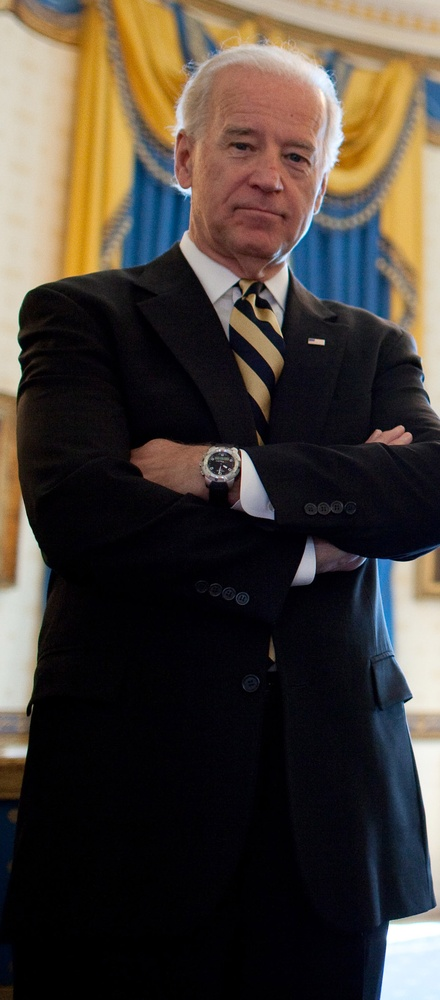
#> input picture OpenCV-Computer-Vision-Examples-with-Python-A-Complete-Guide-for-Dummies-master/Source Code/opencv_operations/biden.jpg, 440 x 1000 px, shrunk from 970 x 2204 before the run
$ python blurring.py --image biden.jpg
#> lines starting #> are read from the running program, lines starting #| are printed output that depends on the picture

import numpy as np
import argparse
import cv2

# fetching the arguments and save in dictionary
ap = argparse.ArgumentParser()
ap.add_argument("-i", "--image", required = True, help = "Enter path to the image")
args = vars(ap.parse_args())

# loading and converting the image into numpy array
image = cv2.imread(args["image"])
#> image is the input picture: shape (1000, 440, 3); mean B, G, R 55.5, 62.7, 70.8

#average blurring
blurred = np.hstack([
	cv2.blur(image, (3,3)),
	cv2.blur(image, (5,5)),
	cv2.blur(image, (7,7))])
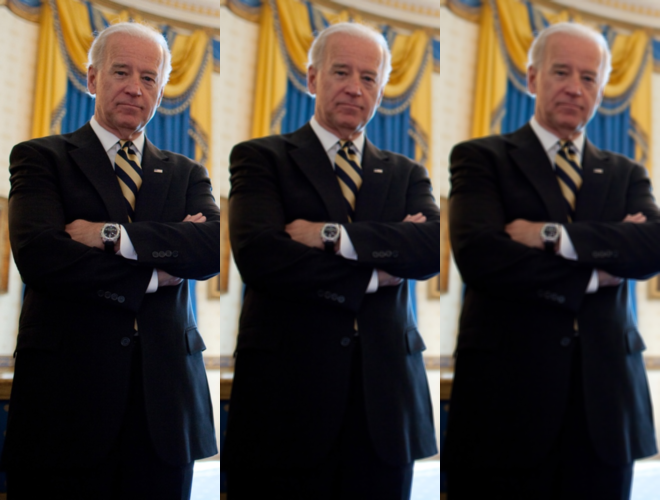
#> blurred: shape (1000, 1320, 3) (shown at 1/2 size); mean B, G, R 55.5, 62.7, 70.8

cv2.imshow("averaged blurr", blurred)
cv2.waitKey(0)

#gaussian blurring
blurred = np.hstack([
	cv2.GaussianBlur(image, (3,3), 0),
	cv2.GaussianBlur(image, (5,5), 0),
	cv2.GaussianBlur(image, (7,7), 0)])

cv2.imshow("Gaussian blurr", blurred)
cv2.waitKey(0)

#median blurring
blurred = np.hstack([
	cv2.medianBlur(image, 3),
	cv2.medianBlur(image, 5),
	cv2.medianBlur(image, 7)])

cv2.imshow("Median blurr", blurred)
cv2.waitKey(0)

#bilateral blurring
blurred = np.hstack([
	cv2.bilateralFilter(image, 3, 21, 21),
	cv2.bilateralFilter(image, 5, 31, 31),
	cv2.bilateralFilter(image, 7, 41, 41)])

cv2.imshow("bilateral blurr", blurred)
cv2.waitKey(0)
